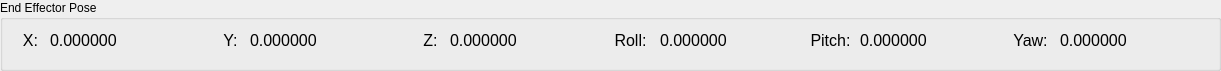
     <widget class="QGroupBox" name="end_effector_pose">
      <property name="geometry">
       <rect>
        <x>20</x>
        <y>790</y>
        <width>1221</width>
        <height>71</height>
       </rect>
      </property>
      <property name="title">
       <string>End Effector Pose</string>
      </property>
      <widget class="QLabel" name="label_52">
       <property name="geometry">
        <rect>
         <x>610</x>
         <y>30</y>
         <width>41</width>
         <height>21</height>
        </rect>
       </property>
       <property name="font">
        <font>
         <pointsize>12</pointsize>
        </font>
       </property>
       <property name="text">
        <string>Roll:</string>
       </property>
       <property name="alignment">
        <set>Qt::AlignCenter</set>
       </property>
      </widget>
      <widget class="QLabel" name="label_53">
       <property name="geometry">
        <rect>
         <x>420</x>
         <y>30</y>
         <width>21</width>
         <height>21</height>
        </rect>
       </property>
       <property name="font">
        <font>
         <pointsize>12</pointsize>
        </font>
       </property>
       <property name="text">
        <string>Z:</string>
       </property>
       <property name="alignment">
        <set>Qt::AlignCenter</set>
       </property>
      </widget>
      <widget class="QLabel" name="label_54">
       <property name="geometry">
        <rect>
         <x>1010</x>
         <y>30</y>
         <width>41</width>
         <height>21</height>
        </rect>
       </property>
       <property name="font">
        <font>
         <pointsize>12</pointsize>
        </font>
       </property>
       <property name="text">
        <string>Yaw:</string>
       </property>
       <property name="alignment">
        <set>Qt::AlignCenter</set>
       </property>
      </widget>
      <widget class="QLabel" name="label_55">
       <property name="geometry">
        <rect>
         <x>20</x>
         <y>30</y>
         <width>21</width>
         <height>21</height>
        </rect>
       </property>
       <property name="font">
        <font>
         <pointsize>12</pointsize>
        </font>
       </property>
       <property name="text">
        <string>X:</string>
       </property>
       <property name="alignment">
        <set>Qt::AlignCenter</set>
       </property>
      </widget>
      <widget class="QLabel" name="label_56">
       <property name="geometry">
        <rect>
         <x>220</x>
         <y>30</y>
         <width>21</width>
         <height>21</height>
        </rect>
       </property>
       <property name="font">
        <font>
         <pointsize>12</pointsize>
        </font>
       </property>
       <property name="text">
        <string>Y:</string>
       </property>
       <property name="alignment">
        <set>Qt::AlignCenter</set>
       </property>
      </widget>
      <widget class="QLabel" name="label_57">
       <property name="geometry">
        <rect>
         <x>800</x>
         <y>30</y>
         <width>61</width>
         <height>21</height>
        </rect>
       </property>
       <property name="font">
        <font>
         <pointsize>12</pointsize>
        </font>
       </property>
       <property name="text">
        <string>Pitch:</string>
       </property>
       <property name="alignment">
        <set>Qt::AlignCenter</set>
       </property>
      </widget>
      <widget class="QLabel" name="x">
       <property name="geometry">
        <rect>
         <x>50</x>
         <y>30</y>
         <width>151</width>
         <height>21</height>
        </rect>
       </property>
       <property name="font">
        <font>
         <pointsize>12</pointsize>
        </font>
       </property>
       <property name="text">
        <string>0.000000</string>
       </property>
       <property name="alignment">
        <set>Qt::AlignLeading|Qt::AlignLeft|Qt::AlignVCenter</set>
       </property>
      </widget>
      <widget class="QLabel" name="y">
       <property name="geometry">
        <rect>
         <x>250</x>
         <y>30</y>
         <width>151</width>
         <height>21</height>
        </rect>
       </property>
       <property name="font">
        <font>
         <pointsize>12</pointsize>
        </font>
       </property>
       <property name="text">
        <string>0.000000</string>
       </property>
       <property name="alignment">
        <set>Qt::AlignLeading|Qt::AlignLeft|Qt::AlignVCenter</set>
       </property>
      </widget>
      <widget class="QLabel" name="z">
       <property name="geometry">
        <rect>
         <x>450</x>
         <y>30</y>
         <width>151</width>
         <height>21</height>
        </rect>
       </property>
       <property name="font">
        <font>
         <pointsize>12</pointsize>
        </font>
       </property>
       <property name="text">
        <string>0.000000</string>
       </property>
       <property name="alignment">
        <set>Qt::AlignLeading|Qt::AlignLeft|Qt::AlignVCenter</set>
       </property>
      </widget>
      <widget class="QLabel" name="r">
       <property name="geometry">
        <rect>
         <x>660</x>
         <y>30</y>
         <width>151</width>
         <height>21</height>
        </rect>
       </property>
       <property name="font">
        <font>
         <pointsize>12</pointsize>
        </font>
       </property>
       <property name="text">
        <string>0.000000</string>
       </property>
       <property name="alignment">
        <set>Qt::AlignLeading|Qt::AlignLeft|Qt::AlignVCenter</set>
       </property>
      </widget>
      <widget class="QLabel" name="p">
       <property name="geometry">
        <rect>
         <x>860</x>
         <y>30</y>
         <width>151</width>
         <height>21</height>
        </rect>
       </property>
       <property name="font">
        <font>
         <pointsize>12</pointsize>
        </font>
       </property>
       <property name="text">
        <string>0.000000</string>
       </property>
       <property name="alignment">
        <set>Qt::AlignLeading|Qt::AlignLeft|Qt::AlignVCenter</set>
       </property>
      </widget>
      <widget class="QLabel" name="y_">
       <property name="geometry">
        <rect>
         <x>1060</x>
         <y>30</y>
         <width>151</width>
         <height>21</height>
        </rect>
       </property>
       <property name="font">
        <font>
         <pointsize>12</pointsize>
        </font>
       </property>
       <property name="text">
        <string>0.000000</string>
       </property>
       <property name="alignment">
        <set>Qt::AlignLeading|Qt::AlignLeft|Qt::AlignVCenter</set>
       </property>
      </widget>
     </widget>
